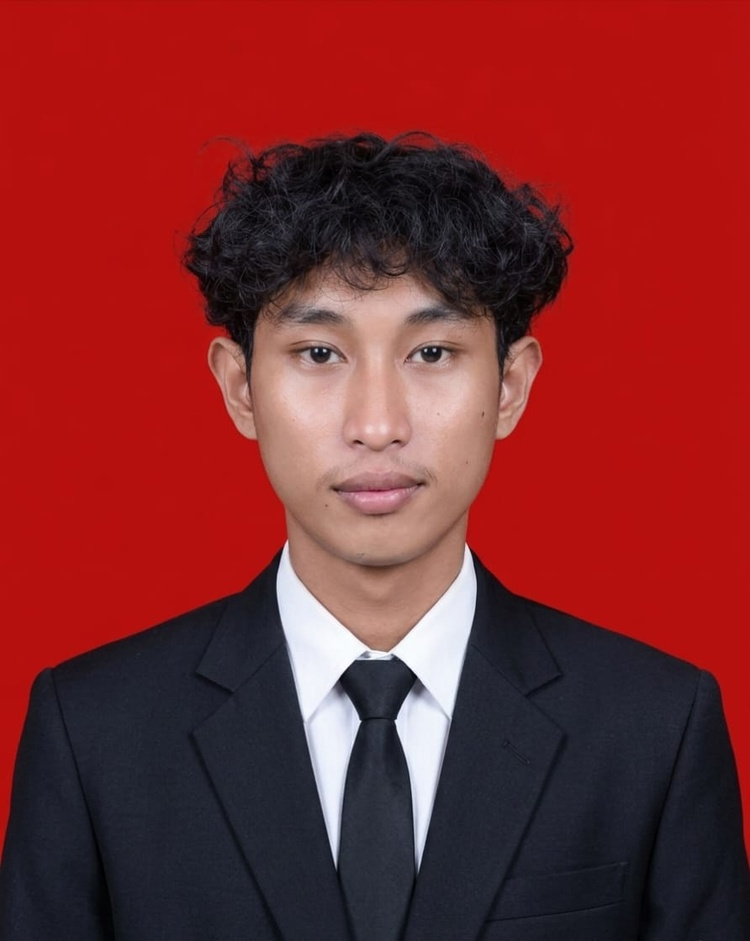
#> input picture foto.jpeg, 750 x 941 px, shrunk from 892 x 1120 before the run
$ python modifikasi.py
#> lines starting #> are read from the running program, lines starting #| are printed output that depends on the picture
import imageio.v2 as imageio
import numpy as np
import matplotlib.pyplot as plt

nama_file = "foto.jpeg"

# 1. Membaca citra
img = imageio.imread(nama_file)
#> img is the input picture: shape (941, 750, 3); mean R, G, B 126.5, 41.5, 43.4
print("Citra RGB    :", img.shape)
#| Citra RGB    : (941, 750, 3)

# 2. Konversi RGB → Grayscale
R, G, B = img[:,:,0], img[:,:,1], img[:,:,2]
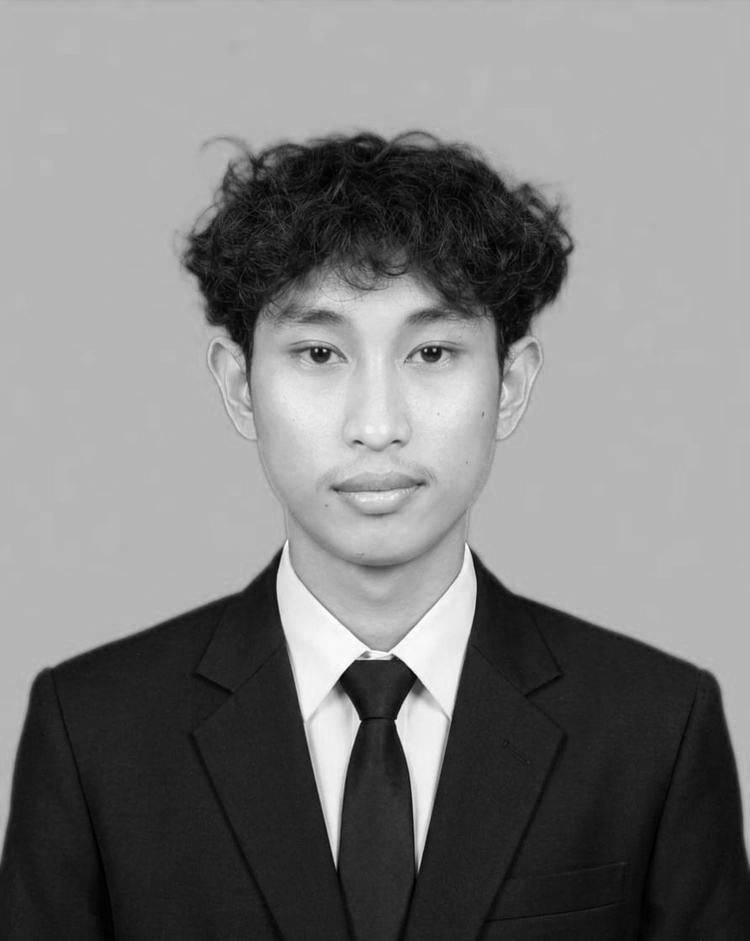
#> R: shape (941, 750); min 0, max 255, mean 126.5
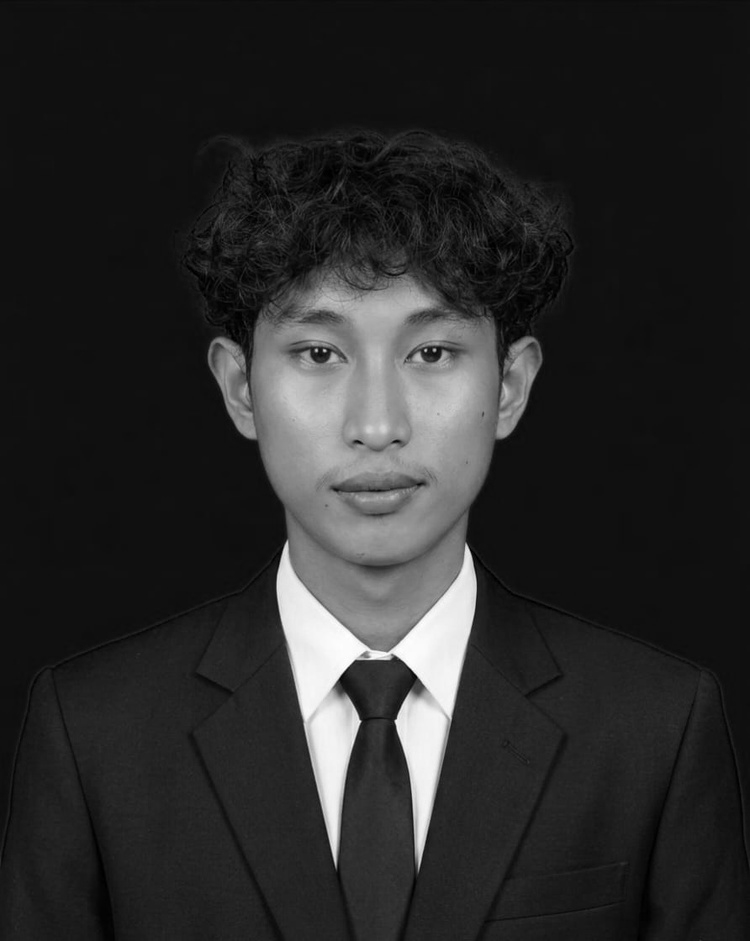
#> G: shape (941, 750); min 0, max 255, mean 41.5
img_gray = (0.299*R + 0.587*G + 0.114*B).astype(np.uint8)
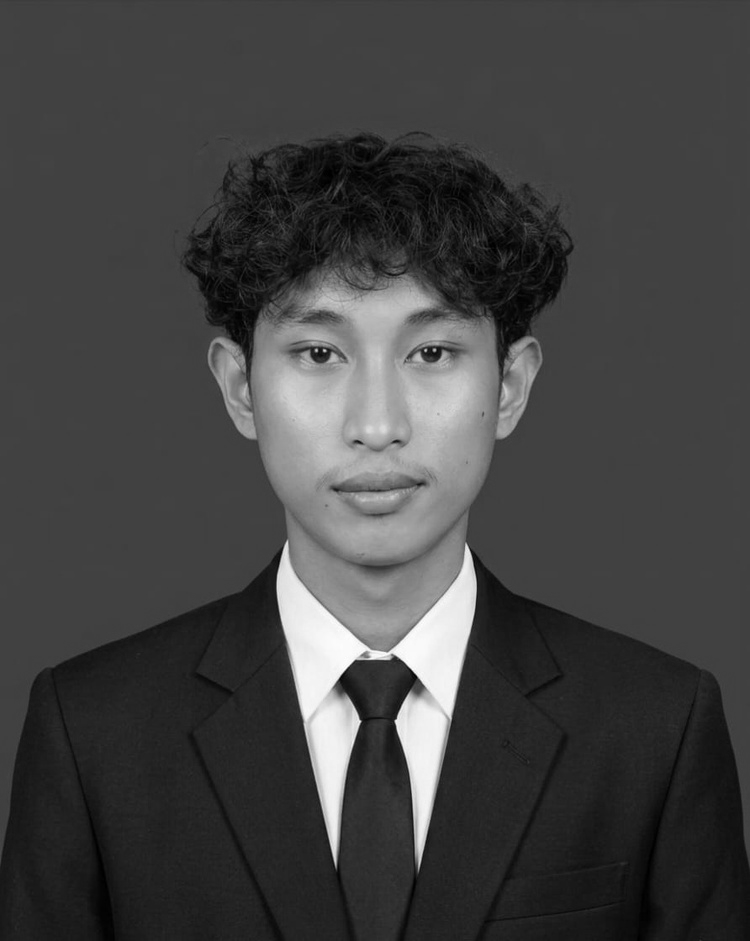
#> img_gray: shape (941, 750); min 0, max 254, mean 66.8
print("Citra Grayscale  :", img_gray.shape)
#| Citra Grayscale  : (941, 750)

# 3. Hitung piksel
tinggi, lebar = img_gray.shape
#> tinggi = 941; lebar = 750
jumlah_piksel = img_gray.size
#> jumlah_piksel = 705750
print("Tinggi :", tinggi, "px")
#| Tinggi : 941 px
print("Lebar  :", lebar, "px")
#| Lebar  : 750 px
print("Jumlah :", jumlah_piksel, "px")
#| Jumlah : 705750 px

# 4. Histogram intensitas
histogram = np.bincount(img_gray.flatten(), minlength=256)
#> histogram = 256 values, max 275299 at index 65, min 0 at index 255, mean 2756.8

# 5. Intensitas dominan
intensitas_dominan = np.argmax(histogram)
#> intensitas_dominan = 65
jumlah_intensitas = histogram[intensitas_dominan]
#> jumlah_intensitas = 275299
print("Intensitas Dominan :", intensitas_dominan)
#| Intensitas Dominan : 65
print("Jumlah Intensitas  :", jumlah_intensitas)
#| Jumlah Intensitas  : 275299

# 6. Citra negatif
img_negatif = 255 - img_gray
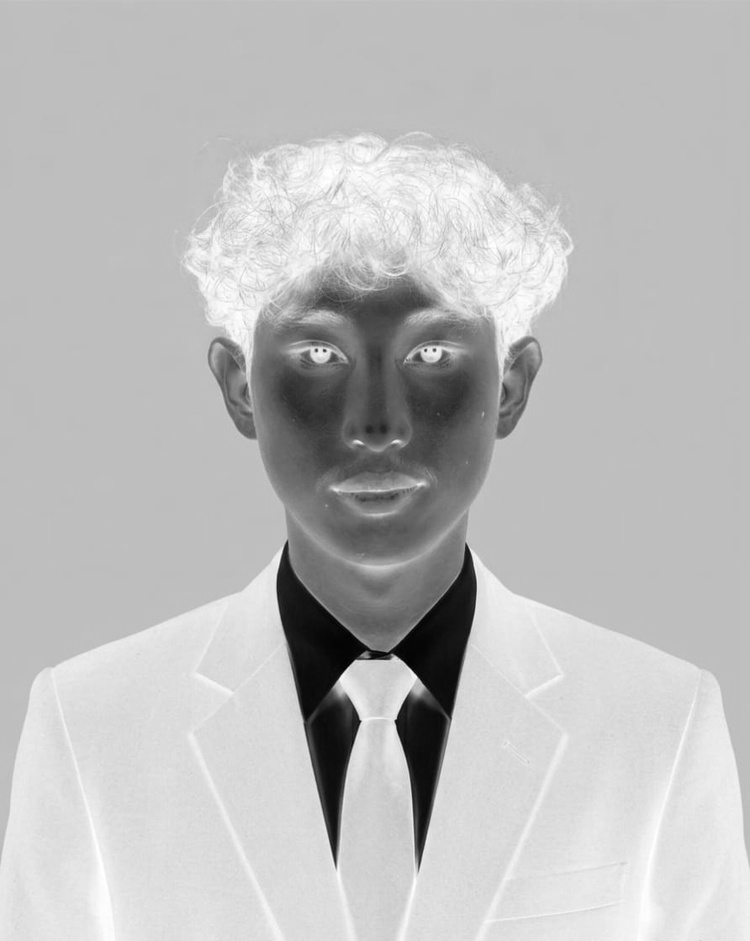
#> img_negatif: shape (941, 750); min 1, max 255, mean 188.2

# 7. Visualisasi
plt.figure(figsize=(16,6))

# Citra asli
plt.subplot(1,3,1)
plt.imshow(img)
plt.title("Citra Asli")

# Citra grayscale
plt.subplot(1,3,2)
plt.imshow(img_gray, cmap="gray")
plt.title(f"Grayscale ({tinggi}x{lebar}px)")

# Histogram
plt.subplot(1,3,3)
plt.bar(range(256), histogram, width=1, color="skyblue")
plt.axvline(intensitas_dominan, color="red", linestyle="--", label=f"Dominan: {intensitas_dominan}")
plt.legend()
plt.ylabel("Jumlah Piksel")
plt.xlabel("Nilai Intensitas")
plt.title("Histogram Intensitas")

plt.tight_layout()
plt.show()
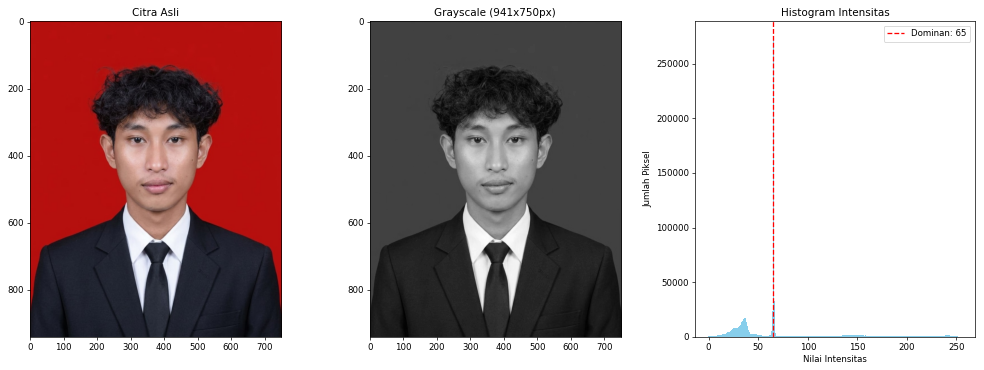
#> figure drawn by matplotlib, 3 panels; panel 3: tallest bar 275299 high, from x = 64.5 to 65.5

# 8. Tampilkan citra negatif
plt.figure(figsize=(6,6))
plt.imshow(img_negatif, cmap="gray")
plt.title("Citra Negatif")
plt.axis("off")
plt.show()
